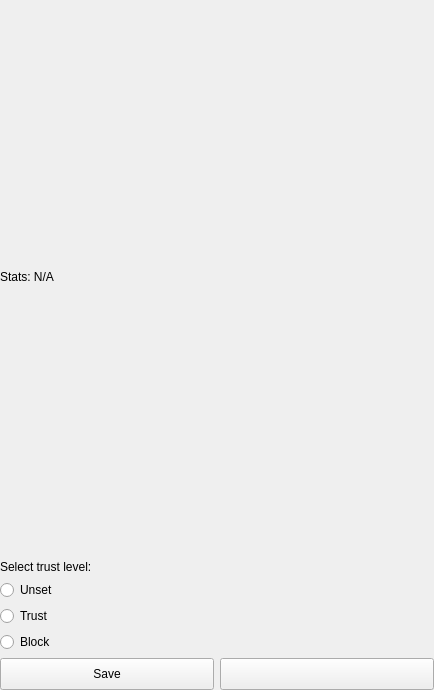
<?xml version="1.0" encoding="UTF-8"?>
<ui version="4.0">
 <class>PairingTrustActivity</class>
 <widget class="QWidget" name="PairingTrustActivity">
  <property name="geometry">
   <rect>
    <x>0</x>
    <y>0</y>
    <width>434</width>
    <height>690</height>
   </rect>
  </property>
  <property name="windowTitle">
   <string>Edit Trust</string>
  </property>
  <layout class="QVBoxLayout" name="verticalLayout">
   <property name="leftMargin">
    <number>0</number>
   </property>
   <property name="topMargin">
    <number>0</number>
   </property>
   <property name="rightMargin">
    <number>0</number>
   </property>
   <property name="bottomMargin">
    <number>0</number>
   </property>
   <item>
    <widget class="PortableIDWidget" name="widgetParticipantCertificate" native="true">
     <property name="sizePolicy">
      <sizepolicy hsizetype="Minimum" vsizetype="Expanding">
       <horstretch>0</horstretch>
       <verstretch>0</verstretch>
      </sizepolicy>
     </property>
    </widget>
   </item>
   <item>
    <widget class="QLabel" name="labelStats">
     <property name="text">
      <string>Stats: N/A</string>
     </property>
    </widget>
   </item>
   <item>
    <widget class="TrustSymbolWidget" name="widgetTrustLevel" native="true">
     <property name="sizePolicy">
      <sizepolicy hsizetype="Expanding" vsizetype="Expanding">
       <horstretch>0</horstretch>
       <verstretch>0</verstretch>
      </sizepolicy>
     </property>
     <property name="svgURL" stdset="0">
      <string>:/icons/app/block.svg</string>
     </property>
    </widget>
   </item>
   <item>
    <layout class="QVBoxLayout" name="verticalLayout_2">
     <item>
      <widget class="QLabel" name="label">
       <property name="text">
        <string>Select trust level:</string>
       </property>
      </widget>
     </item>
     <item>
      <widget class="QRadioButton" name="radioButtonTrustUnset">
       <property name="text">
        <string>Unset</string>
       </property>
       <attribute name="buttonGroup">
        <string notr="true">buttonGroupTrust</string>
       </attribute>
      </widget>
     </item>
     <item>
      <widget class="QRadioButton" name="radioButtonTrustSet">
       <property name="text">
        <string>Trust</string>
       </property>
       <attribute name="buttonGroup">
        <string notr="true">buttonGroupTrust</string>
       </attribute>
      </widget>
     </item>
     <item>
      <widget class="QRadioButton" name="radioButtonTrustBlock">
       <property name="text">
        <string>Block</string>
       </property>
       <attribute name="buttonGroup">
        <string notr="true">buttonGroupTrust</string>
       </attribute>
      </widget>
     </item>
    </layout>
   </item>
   <item>
    <layout class="QHBoxLayout" name="horizontalLayout_2">
     <item>
      <widget class="QPushButton" name="pushButtonSaveTrust">
       <property name="sizePolicy">
        <sizepolicy hsizetype="Minimum" vsizetype="Minimum">
         <horstretch>0</horstretch>
         <verstretch>0</verstretch>
        </sizepolicy>
       </property>
       <property name="minimumSize">
        <size>
         <width>32</width>
         <height>32</height>
        </size>
       </property>
       <property name="text">
        <string>Save</string>
       </property>
      </widget>
     </item>
     <item>
      <widget class="QPushButton" name="pushButtonRemoveTrust">
       <property name="minimumSize">
        <size>
         <width>32</width>
         <height>32</height>
        </size>
       </property>
       <property name="text">
        <string/>
       </property>
       <property name="icon">
        <iconset resource="../../../libres/resources/icons.qrc">
         <normaloff>:/icons/app/trash.svg</normaloff>:/icons/app/trash.svg</iconset>
       </property>
      </widget>
     </item>
    </layout>
   </item>
  </layout>
 </widget>
 <customwidgets>
  <customwidget>
   <class>PortableIDWidget</class>
   <extends>QWidget</extends>
   <header location="global">node/PortableIDWidget.hpp</header>
   <container>1</container>
  </customwidget>
  <customwidget>
   <class>TrustSymbolWidget</class>
   <extends>QWidget</extends>
   <header location="global">pairing/trust/TrustSymbolWidget.hpp</header>
   <container>1</container>
  </customwidget>
 </customwidgets>
 <resources>
  <include location="../../../libres/resources/icons.qrc"/>
 </resources>
 <connections>
  <connection>
   <sender>pushButtonSaveTrust</sender>
   <signal>clicked()</signal>
   <receiver>PairingTrustActivity</receiver>
   <slot>saveTrust()</slot>
   <hints>
    <hint type="sourcelabel">
     <x>107</x>
     <y>683</y>
    </hint>
    <hint type="destinationlabel">
     <x>217</x>
     <y>350</y>
    </hint>
   </hints>
  </connection>
  <connection>
   <sender>pushButtonRemoveTrust</sender>
   <signal>clicked()</signal>
   <receiver>PairingTrustActivity</receiver>
   <slot>removeTrust()</slot>
   <hints>
    <hint type="sourcelabel">
     <x>327</x>
     <y>683</y>
    </hint>
    <hint type="destinationlabel">
     <x>217</x>
     <y>350</y>
    </hint>
   </hints>
  </connection>
 </connections>
 <slots>
  <slot>saveTrust()</slot>
  <slot>removeTrust()</slot>
 </slots>
 <buttongroups>
  <buttongroup name="buttonGroupTrust"/>
 </buttongroups>
</ui>
